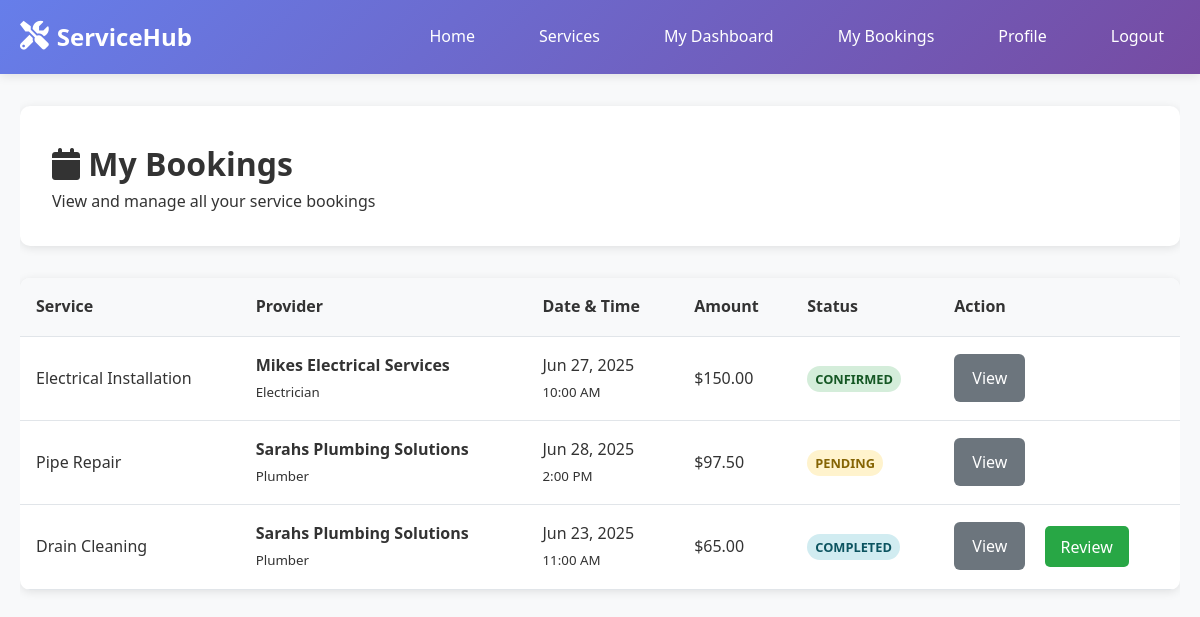
The app's page /user/bookings.php (signed in) with its own data.
### tables this page shows
CREATE TABLE `bookings` (
  `id` int(11) NOT NULL,
  `customer_id` int(11) NOT NULL,
  `provider_id` int(11) NOT NULL,
  `service_id` int(11) NOT NULL,
  `booking_date` date NOT NULL,
  `booking_time` time NOT NULL,
  `duration` int(11) NOT NULL COMMENT 'Duration in minutes',
  `total_amount` decimal(10,2) NOT NULL,
  `requirements` text DEFAULT NULL,
  `status` enum('pending','confirmed','completed','cancelled') NOT NULL DEFAULT 'pending',
  `payment_status` enum('pending','paid','refunded') NOT NULL DEFAULT 'pending',
  `created_at` timestamp NOT NULL DEFAULT current_timestamp(),
  `updated_at` timestamp NOT NULL DEFAULT current_timestamp() ON UPDATE current_timestamp()
);

CREATE TABLE `services` (
  `id` int(11) NOT NULL,
  `provider_id` int(11) NOT NULL,
  `title` varchar(100) NOT NULL,
  `description` text DEFAULT NULL,
  `price` decimal(10,2) NOT NULL,
  `duration` int(11) NOT NULL COMMENT 'Duration in minutes',
  `status` enum('active','inactive') NOT NULL DEFAULT 'active',
  `created_at` timestamp NOT NULL DEFAULT current_timestamp(),
  `updated_at` timestamp NOT NULL DEFAULT current_timestamp() ON UPDATE current_timestamp()
);

CREATE TABLE `providers` (
  `id` int(11) NOT NULL,
  `user_id` int(11) NOT NULL,
  `business_name` varchar(100) NOT NULL,
  `service_category` enum('electrician','plumber','photographer','cleaner','gardener','painter','carpenter','mechanic','tutor','designer') NOT NULL,
  `description` text DEFAULT NULL,
  `location` varchar(255) NOT NULL,
  `phone` varchar(20) NOT NULL,
  `hourly_rate` decimal(10,2) NOT NULL,
  `kyc_document` varchar(255) DEFAULT NULL,
  `status` enum('pending','approved','rejected') NOT NULL DEFAULT 'pending',
  `rating` decimal(3,2) DEFAULT 0.00,
  `total_reviews` int(11) DEFAULT 0,
  `created_at` timestamp NOT NULL DEFAULT current_timestamp(),
  `updated_at` timestamp NOT NULL DEFAULT current_timestamp() ON UPDATE current_timestamp()
);

### includes/functions.php (called while the page is built, shortened)
<?php
function format_currency($amount) {
    return '$' . number_format($amount, 2);
}
function format_date($date) {
    return date('M j, Y', strtotime($date));
}
function get_service_categories() {
    return [
        'electrician' => 'Electrician',
        'plumber' => 'Plumber',
        'photographer' => 'Photographer',
        'cleaner' => 'Cleaner',
        'gardener' => 'Gardener',
        'painter' => 'Painter',
        'carpenter' => 'Carpenter',
        'mechanic' => 'Mechanic',
        'tutor' => 'Tutor',
        'designer' => 'Designer'
    ];
}
?>

### user/bookings.php (the view, shortened to what this page needs)
<?php
require_once '../config/database.php';
require_once '../includes/functions.php';
$user_id = $_SESSION['user_id'];
$bookings_query = "SELECT b.*, p.business_name, p.service_category, s.title as service_title
                   FROM bookings b
                   JOIN providers p ON b.provider_id = p.id
                   JOIN services s ON b.service_id = s.id
                   WHERE b.customer_id = ?
                   ORDER BY b.created_at DESC";
$bookings_stmt = mysqli_prepare($conn, $bookings_query);
mysqli_stmt_bind_param($bookings_stmt, 'i', $user_id);
mysqli_stmt_execute($bookings_stmt);
$bookings_result = mysqli_stmt_get_result($bookings_stmt);
$categories = get_service_categories();
?>
<!DOCTYPE html>
<html lang="en">
<head>
    <link rel="stylesheet" href="../assets/css/style.css">
    <link href="https://cdnjs.cloudflare.com/ajax/libs/font-awesome/6.0.0/css/all.min.css" rel="stylesheet">
</head>
<body>
    <nav class="navbar">
        <div class="nav-container">
            <div class="nav-logo">
                <a href="../index.php">
                    <i class="fas fa-tools"></i>
                    <span>ServiceHub</span>
                </a>
            </div>
            <div class="nav-menu">
                <a href="../index.php" class="nav-link">Home</a>
                <a href="../services.php" class="nav-link">Services</a>
                <a href="dashboard.php" class="nav-link">My Dashboard</a>
                <a href="bookings.php" class="nav-link active">My Bookings</a>
                <a href="profile.php" class="nav-link">Profile</a>
                <a href="../auth/logout.php" class="nav-link">Logout</a>
            </div>
        </div>
    </nav>
    <div class="container">
        <div class="dashboard">
            <div class="dashboard-header">
                <h1><i class="fas fa-calendar"></i> My Bookings</h1>
                <p>View and manage all your service bookings</p>
            </div>
            <div class="content-card">
                <?php if (mysqli_num_rows($bookings_result) > 0): ?>
                    <div class="table-container">
                        <table>
                            <thead>
                                <tr>
                                    <th>Service</th>
                                    <th>Provider</th>
                                    <th>Date & Time</th>
                                    <th>Amount</th>
                                    <th>Status</th>
                                    <th>Action</th>
                                </tr>
                            </thead>
                            <tbody>
                                <?php while ($booking = mysqli_fetch_assoc($bookings_result)): ?>
                                    <tr>
                                        <td><?php echo htmlspecialchars($booking['service_title']); ?></td>
                                        <td>
                                            <div>
                                                <strong><?php echo htmlspecialchars($booking['business_name']); ?></strong>
                                                <br>
                                                <small><?php echo htmlspecialchars($categories[$booking['service_category']] ?? $booking['service_category']); ?></small>
                                            </div>
                                        </td>
                                        <td>
                                            <?php echo format_date($booking['booking_date']); ?>
                                            <br>
                                            <small><?php echo date('g:i A', strtotime($booking['booking_time'])); ?></small>
                                        </td>
                                        <td><?php echo format_currency($booking['total_amount']); ?></td>
                                        <td>
                                            <span class="status-badge status-<?php echo $booking['status']; ?>">
                                                <?php echo ucfirst($booking['status']); ?>
                                            </span>
                                        </td>
                                        <td>
                                            <a href="../booking/view.php?id=<?php echo $booking['id']; ?>" class="btn-secondary btn-sm">View</a>
                                            <?php if ($booking['status'] === 'completed'): ?>
                                                <a href="../booking/review.php?id=<?php echo $booking['id']; ?>" class="btn-success btn-sm">Review</a>
                                            <?php endif; ?>
                                        </td>
                                    </tr>
                                <?php endwhile; ?>
                            </tbody>
                        </table>
                    </div>
                <?php else: ?>
                    <p>No bookings found. <a href="../services.php">Find services</a> to get started!</p>
                <?php endif; ?>
            </div>
        </div>
    </div>
</body>
</html>

### assets/css/style.css (style rules this page uses)
* { margin: 0; padding: 0; box-sizing: border-box; }
body { font-family: 'Segoe UI', Tahoma, Geneva, Verdana, sans-serif; line-height: 1.6; color: #333; background-color: #f8f9fa; overflow-x: hidden; width: 100%; max-width: 100%; }
html { overflow-x: hidden; width: 100%; max-width: 100%; }
.container { max-width: 1200px; margin: 0 auto; padding: 0 20px; }
.navbar { background: linear-gradient(135deg, #667eea 0%, #764ba2 100%); padding: 1rem 0; box-shadow: 0 2px 10px rgba(0,0,0,0.1); position: sticky; top: 0; z-index: 1000; }
.nav-container { max-width: 1200px; margin: 0 auto; padding: 0 20px; display: flex; justify-content: space-between; align-items: center; }
.nav-logo a { color: white; text-decoration: none; font-size: 1.5rem; font-weight: bold; display: flex; align-items: center; gap: 0.5rem; }
.nav-logo i { font-size: 1.8rem; }
.nav-menu { display: flex; gap: 2rem; align-items: center; }
.nav-link { color: white; text-decoration: none; padding: 0.5rem 1rem; border-radius: 5px; transition: background-color 0.3s ease; }
.btn-secondary { background: #6c757d; color: white; padding: 0.8rem 18px; border: none; border-radius: 5px; cursor: pointer; text-decoration: none; transition: background-color 0.3s ease; margin-bottom: 0px; }
.btn-success { background: #28a745; color: white; padding: 0.6rem 1rem; border: none; border-radius: 5px; cursor: pointer; text-decoration: none; margin-left: 15px; }
.dashboard { padding: 2rem 0; position: relative; width: 100%; max-width: 100%; overflow-x: hidden; }
.dashboard-header { background: white; padding: 2rem; border-radius: 10px; margin-bottom: 2rem; box-shadow: 0 2px 10px rgba(0,0,0,0.1); }
.table-container { background: white; border-radius: 10px; overflow: hidden; box-shadow: 0 2px 10px rgba(0,0,0,0.1); margin-bottom: 30px; }
table { table-layout: auto; width: 100%; border-collapse: collapse; }
th, td { padding: 1rem; text-align: left; border-bottom: 1px solid #e1e5e9; }
th { background-color: #f8f9fa; font-weight: 600; color: #333; }
.status-badge { padding: 0.25rem 0.5rem; border-radius: 15px; font-size: 0.8rem; font-weight: 600; text-transform: uppercase; }
.status-pending { background-color: #fff3cd; color: #856404; }
.status-approved, .status-confirmed { background-color: #d4edda; color: #155724; }
.status-completed { background-color: #d1ecf1; color: #0c5460; }
.btn-primary[type="submit"], .btn-secondary { font-size: 1rem; border-radius: 6px; margin-left: 0px; }
.table-container table td, .table-container table th { vertical-align: middle !important; }

### records on screen
bookings: service.title "Electrical Installation", provider.business_name "Mikes Electrical Services", provider.service_category "Electrician", booking_date "Jun 27, 2025", booking_time "10:00 AM", total_amount "$150.00", status "CONFIRMED"
bookings: service.title "Pipe Repair", provider.business_name "Sarahs Plumbing Solutions", provider.service_category "Plumber", booking_date "Jun 28, 2025", booking_time "2:00 PM", total_amount "$97.50", status "PENDING"
bookings: service.title "Drain Cleaning", provider.business_name "Sarahs Plumbing Solutions", provider.service_category "Plumber", booking_date "Jun 23, 2025", booking_time "11:00 AM", total_amount "$65.00", status "COMPLETED"
